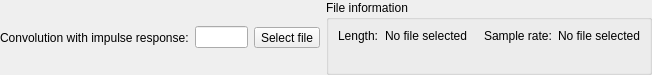
<?xml version="1.0" encoding="UTF-8"?>
<ui version="4.0">
 <class>ConvolutionFilterGUI</class>
 <widget class="QWidget" name="ConvolutionFilterGUI">
  <property name="geometry">
   <rect>
    <x>0</x>
    <y>0</y>
    <width>652</width>
    <height>65</height>
   </rect>
  </property>
  <property name="windowTitle">
   <string notr="true"/>
  </property>
  <layout class="QGridLayout" name="gridLayout" columnstretch="0,0,0,0,1">
   <property name="leftMargin">
    <number>0</number>
   </property>
   <property name="topMargin">
    <number>0</number>
   </property>
   <property name="rightMargin">
    <number>0</number>
   </property>
   <property name="bottomMargin">
    <number>0</number>
   </property>
   <item row="0" column="2">
    <widget class="QToolButton" name="selectFileToolButton">
     <property name="text">
      <string>Select file</string>
     </property>
     <property name="icon">
      <iconset resource="../Editor.qrc">
       <normaloff>:/icons/16x16/document-open.png</normaloff>:/icons/16x16/document-open.png</iconset>
     </property>
    </widget>
   </item>
   <item row="0" column="4">
    <spacer name="horizontalSpacer">
     <property name="orientation">
      <enum>Qt::Horizontal</enum>
     </property>
     <property name="sizeHint" stdset="0">
      <size>
       <width>123</width>
       <height>1</height>
      </size>
     </property>
    </spacer>
   </item>
   <item row="0" column="0">
    <widget class="QLabel" name="convolutionLabel">
     <property name="text">
      <string>Convolution with impulse response:</string>
     </property>
    </widget>
   </item>
   <item row="0" column="1">
    <widget class="ResizingLineEdit" name="pathLineEdit"/>
   </item>
   <item row="0" column="3">
    <widget class="QGroupBox" name="groupBox">
     <property name="title">
      <string>File information</string>
     </property>
     <layout class="QGridLayout" name="gridLayout_2">
      <item row="0" column="3">
       <widget class="QLabel" name="labelSampleRate">
        <property name="text">
         <string>Sample rate:</string>
        </property>
       </widget>
      </item>
      <item row="0" column="1">
       <widget class="QLabel" name="labelLengthValue">
        <property name="text">
         <string>No file selected</string>
        </property>
       </widget>
      </item>
      <item row="1" column="0" colspan="5">
       <widget class="QLabel" name="labelError">
        <property name="palette">
         <palette>
          <active>
           <colorrole role="WindowText">
            <brush brushstyle="SolidPattern">
             <color alpha="255">
              <red>255</red>
              <green>0</green>
              <blue>0</blue>
             </color>
            </brush>
           </colorrole>
          </active>
          <inactive>
           <colorrole role="WindowText">
            <brush brushstyle="SolidPattern">
             <color alpha="255">
              <red>255</red>
              <green>0</green>
              <blue>0</blue>
             </color>
            </brush>
           </colorrole>
          </inactive>
          <disabled>
           <colorrole role="WindowText">
            <brush brushstyle="SolidPattern">
             <color alpha="255">
              <red>120</red>
              <green>120</green>
              <blue>120</blue>
             </color>
            </brush>
           </colorrole>
          </disabled>
         </palette>
        </property>
        <property name="text">
         <string notr="true"/>
        </property>
       </widget>
      </item>
      <item row="0" column="0">
       <widget class="QLabel" name="labelLength">
        <property name="text">
         <string>Length:</string>
        </property>
       </widget>
      </item>
      <item row="0" column="4">
       <widget class="QLabel" name="labelSampleRateValue">
        <property name="text">
         <string>No file selected</string>
        </property>
       </widget>
      </item>
      <item row="0" column="2">
       <spacer name="horizontalSpacer_2">
        <property name="orientation">
         <enum>Qt::Horizontal</enum>
        </property>
        <property name="sizeType">
         <enum>QSizePolicy::Fixed</enum>
        </property>
        <property name="sizeHint" stdset="0">
         <size>
          <width>5</width>
          <height>1</height>
         </size>
        </property>
       </spacer>
      </item>
     </layout>
    </widget>
   </item>
  </layout>
 </widget>
 <customwidgets>
  <customwidget>
   <class>ResizingLineEdit</class>
   <extends>QLineEdit</extends>
   <header>Editor/widgets/ResizingLineEdit.h</header>
  </customwidget>
 </customwidgets>
 <resources>
  <include location="../Editor.qrc"/>
 </resources>
 <connections/>
</ui>
